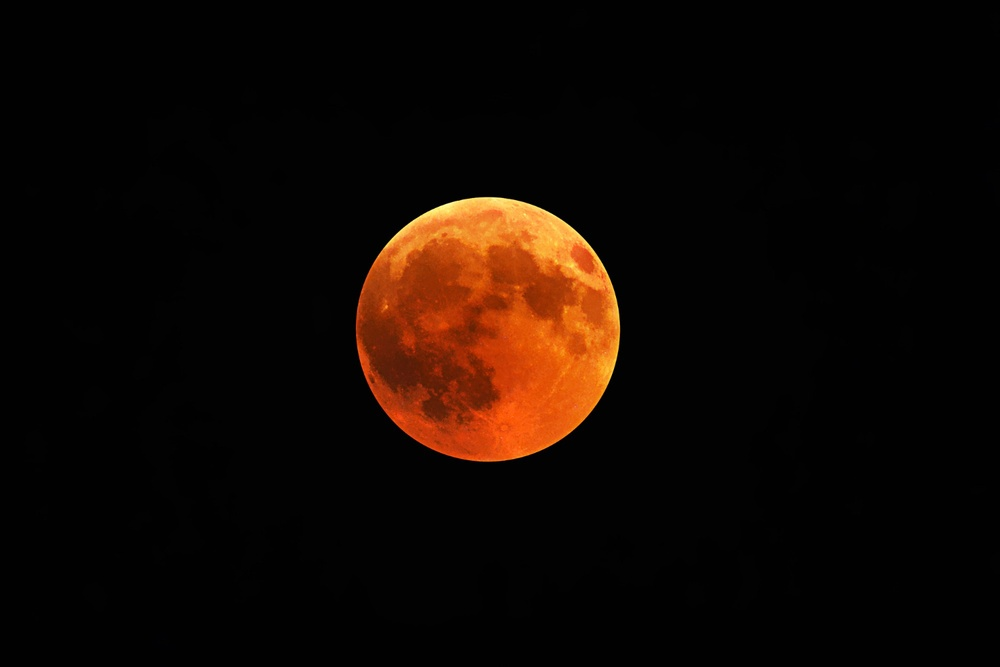
#> input picture LR3/01.jpg, 1000 x 667 px, shrunk from 1500 x 1000 before the run, given in place of the camera
$ python task4.py
#> lines starting #> are read from the running program, lines starting #| are printed output that depends on the picture; after the words box and inside, x2 and y2 are one past the last pixel; in counts of white or black regions, pixels touching at a corner belong together
# -*- coding: cp1251 -*-
import random
import cv2
import numpy as np

cap = cv2.VideoCapture(0)
color_1 = 0
color_2 = 0
color_3 = 0
while True:
    ret, frame = cap.read()
#> frame is the input picture: shape (667, 1000, 3); mean B, G, R 2.8, 8.1, 17.4
    hsv = cv2.cvtColor(frame, cv2.COLOR_BGR2HSV)
#> hsv: shape (667, 1000, 3); mean H, S, V 1.7, 21.6, 17.4

    # определение диапазона красного цвета в HSV
    lower_red = np.array([0, 120, 200])  # минимальные значения оттенка, насыщенности и значения(яркости)
    upper_red = np.array([100, 255, 255])  # максимальные значения оттенка, насыщенности и значения(яркости)

    # Маска - бинарное изображение, где пиксели, соответствующие заданному диапазону цвета, имеют значение 255 (белый), а остальные пиксели имеют значение 0 (черный).
    mask = cv2.inRange(hsv, lower_red, upper_red)
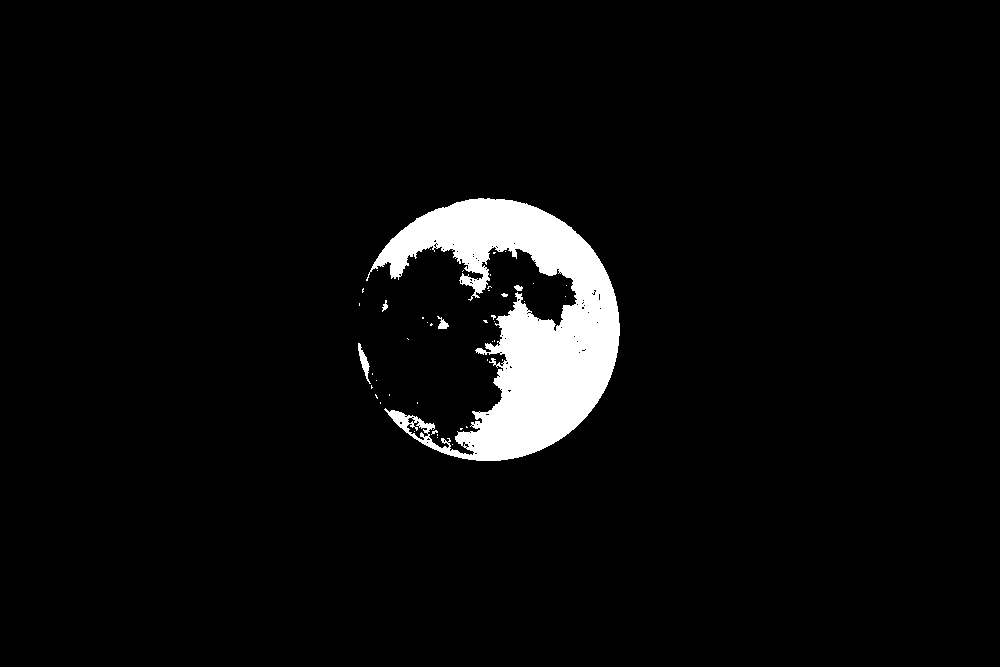
#> mask: shape (667, 1000); 4.4% white; 45 white regions (40 under 20 px), largest, box (x1, y1, x2, y2) and area: (366, 198, 620, 461) 29153, (358, 343, 371, 384) 186, (437, 316, 449, 329) 80, (514, 285, 523, 291) 38, (382, 300, 388, 312) 36

    # применение маски на изображение
    res = cv2.bitwise_and(frame, frame, mask=mask)
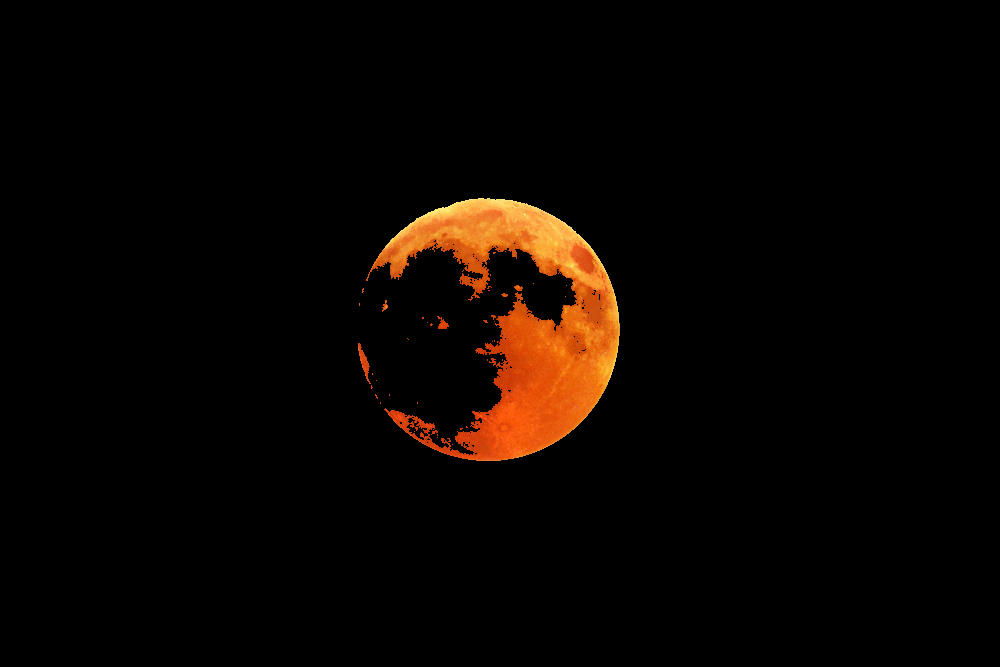
#> res: shape (667, 1000, 3); mean B, G, R 1.2, 4.9, 10.3

    # вычисление момента на основе маски
    moments = cv2.moments(mask)
#> moments = moments, m00 7558965, centre m10/m00, m01/m00 = (521.6, 324.9)

    # поиск момента первого порядка
    area = moments['m00']
#> area = 7558965

    if area > 0:
        # ширина и высота прямоугольника равны квадратному корню из площади объекта
        width = height = int(np.sqrt(area))
#> width = 2749; height = 2749
        # вычисление координат центра объекта на изображении с использованием момент первого порядка
        c_x = int(moments["m10"] / moments["m00"])
#> c_x = 521
        c_y = int(moments["m01"] / moments["m00"])
#> c_y = 324
        # отрисовка прямоугольника
        color = (0, 0, 0) # черный цвет
        color_1 = random.randint(0, 255)
        color_2 = random.randint(0, 255)
        color_3 = random.randint(0, 255)
        thickness = 2 # толщина
        print(width)
#| 2749
        c = 5
        cv2.rectangle(frame,

            (c_x - (width // 20), c_y - (height // 20)),
            (c_x + (width // 20), c_y + (height // 20)),
            color, thickness)
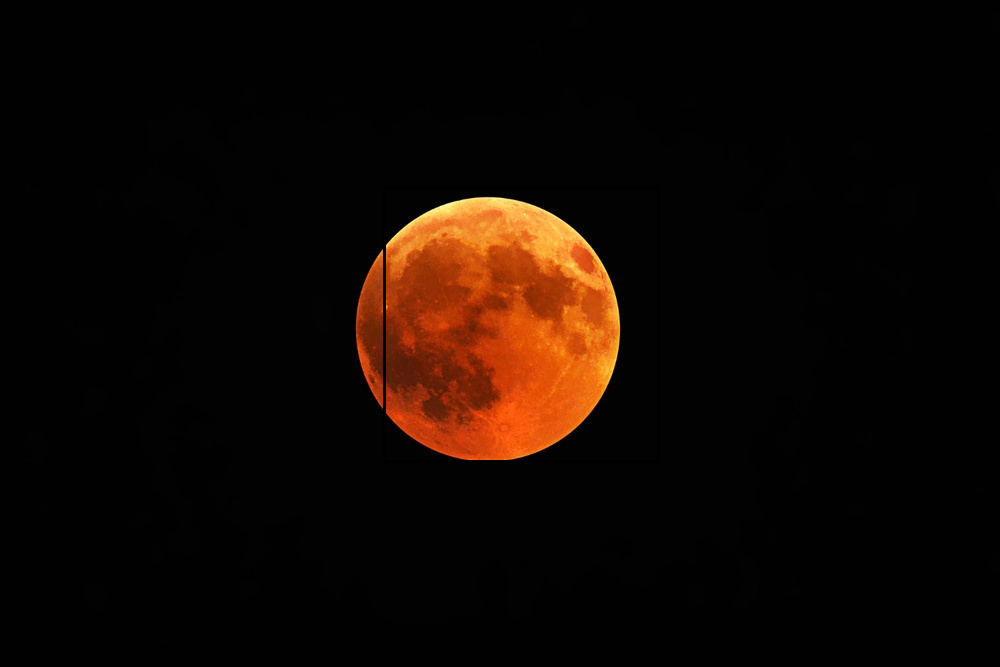
#> frame: shape (667, 1000, 3); 0.49% of pixels changed, all inside (x1, y1, x2, y2) = (383, 186, 660, 463)

        a = 7
        b = 1000
        cv2.rectangle(frame,
                      (c_x - (b // 256) - a, c_y - (b // 256)),
                      (c_x + (b // 256) - a, c_y + (b // 256)),
                      (color_1, color_2, color_3), -1)
#> frame: shape (667, 1000, 3); 0.01% of pixels changed, all inside (x1, y1, x2, y2) = (511, 321, 518, 328)
        cv2.rectangle(frame,
                      (c_x - (b // 256) + a, c_y - (b // 256)),
                      (c_x + (b // 256) + a, c_y + (b // 256)),
                      (color_1, color_2, color_3), -1)
#> frame: shape (667, 1000, 3); mean B, G, R 2.8, 8, 17.3
        cv2.rectangle(frame,
                      (c_x - (b // 256), c_y - (b // 256) - a),
                      (c_x + (b // 256), c_y + (b // 256) - a),
                      (color_1, color_2, color_3), -1)
#> frame: shape (667, 1000, 3); mean B, G, R 2.9, 8, 17.2
        cv2.rectangle(frame,
                      (c_x - (b // 256), c_y - (b // 256) + a),
                      (c_x + (b // 256), c_y + (b // 256) + a),
                      (color_1, color_2, color_3), -1)
#> frame: shape (667, 1000, 3); mean B, G, R 2.9, 8.1, 17.2


    cv2.imshow('Result_frame', frame)

    if cv2.waitKey(1) & 0xFF == ord(" "):
#> (key Esc is pressed here)
        break

print("Площадь объекта:", area)
#| Площадь объекта: 7558965.0


cap.release()
cv2.destroyAllWindows()
